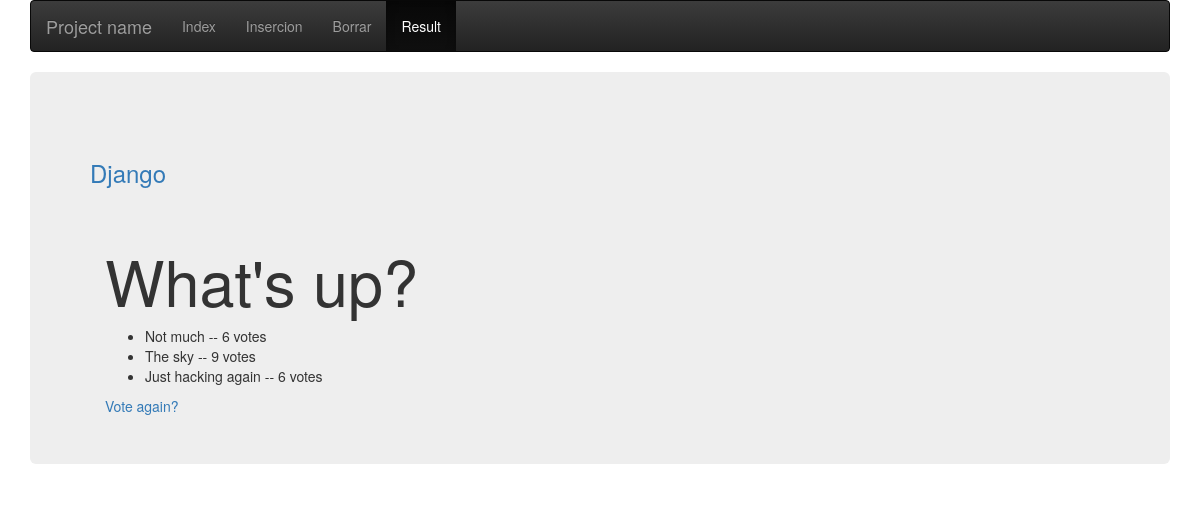
The app's page /polls/1/results/, older data.
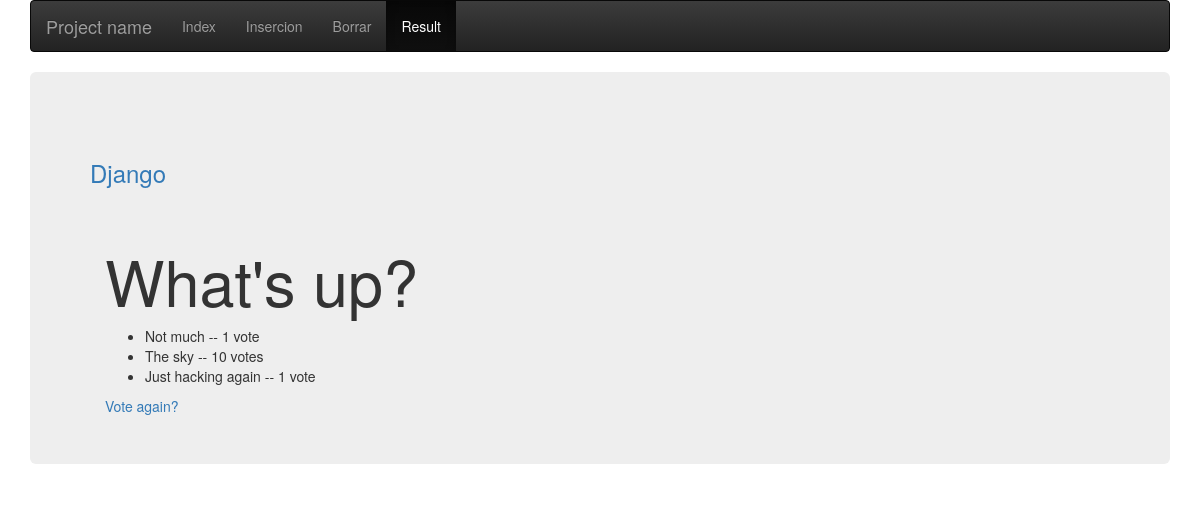
The same page, newer data.
### polls/models.py (models this page shows, shortened)
class Question(models.Model):
    question_text = models.CharField(max_length=200)
    pub_date = models.DateTimeField('date published')
    def was_published_recently(self):
        now = timezone.now()
        return now - datetime.timedelta(days=1) <= self.pub_date <= now
    was_published_recently.admin_order_field = 'pub_date'
    was_published_recently.boolean = True
    was_published_recently.short_description = 'Published recently?'

class Choice(models.Model):
    question = models.ForeignKey(Question, on_delete=models.CASCADE)
    choice_text = models.CharField(max_length=200)
    votes = models.IntegerField(default=0)

### polls/views.py (the view)
# urls.py: url(r'^(?P<pk>[0-9]+)/results/$', views.ResultsView.as_view(), name='results'),
class ResultsView(generic.DetailView):
    model = Question
    template_name = 'polls/results.html'

### polls/templates/polls/results.html (shortened to what this page needs)
{% extends 'admin/base.html' %}
{% block activeResult %}active{% endblock activeResult %}
{% block content %}
	<h1>{{ question.question_text }}</h1>
	<ul>
		{% for choice in question.choice_set.all %}
		    <li>{{ choice.choice_text }} -- {{ choice.votes }} vote{{ choice.votes|pluralize }}</li>
		{% endfor %}
	</ul>
	<a href="{% url 'polls:detail' question.id %}">Vote again?</a>
{% endblock content %}

### templates/admin/base.html (shortened to what this page needs)
<!DOCTYPE html>
{% load static %}
<html>
    <head>
    	<link rel="stylesheet" type="text/css" href="{% static 'css/bootstrap.min.css' %}">
    	<link rel="stylesheet" type="text/css" href="{% static 'css/bootstrap-theme.min.css' %}">
    </head>
    <body>
        <div class="container">
          <nav class="navbar navbar-inverse">
            <div class="container-fluid">
              <div class="navbar-header">
                <a class="navbar-brand" href="#">Project name</a>
              </div>
              <div id="navbar" class="navbar-collapse collapse">
                <ul class="nav navbar-nav">
                  <li class="{% block activeIndex %}{% endblock activeIndex %}"><a href="{% url 'polls:index' %}">Index</a></li>
                  <li class="{% block activeInsercion %}{% endblock activeInsercion %}"><a href="{% url 'polls:insercion' %}">Insercion</a></li>
                  <li class="{% block activeDelete %}{% endblock activeDelete %}"><a href="{% url 'polls:borrar' %}">Borrar</a></li>
                  <li class="{% block activeResult %}{% endblock activeResult %}"><a href="">Result</a></li>
                </ul>
              </div>
            </div>
          </nav>
          <div class="jumbotron">
              <div class="page-header">
                  <h3><a href="{% url 'polls:index' %}">Django</a></h3>
              </div>
              <div class="content container">
                  <div class="row">
                      <div class="col-md-8">
                          {% block content %}
                          {% endblock %}
                      </div>
                  </div>
              </div>
          </div>
        </div>
    </body>
</html>

Row changes from the older to the newer data that the page shows:
changed Choice "Not much": votes "6" → "1"
changed Choice "The sky": votes "9" → "10"
changed Choice "Just hacking again": votes "6" → "1"
